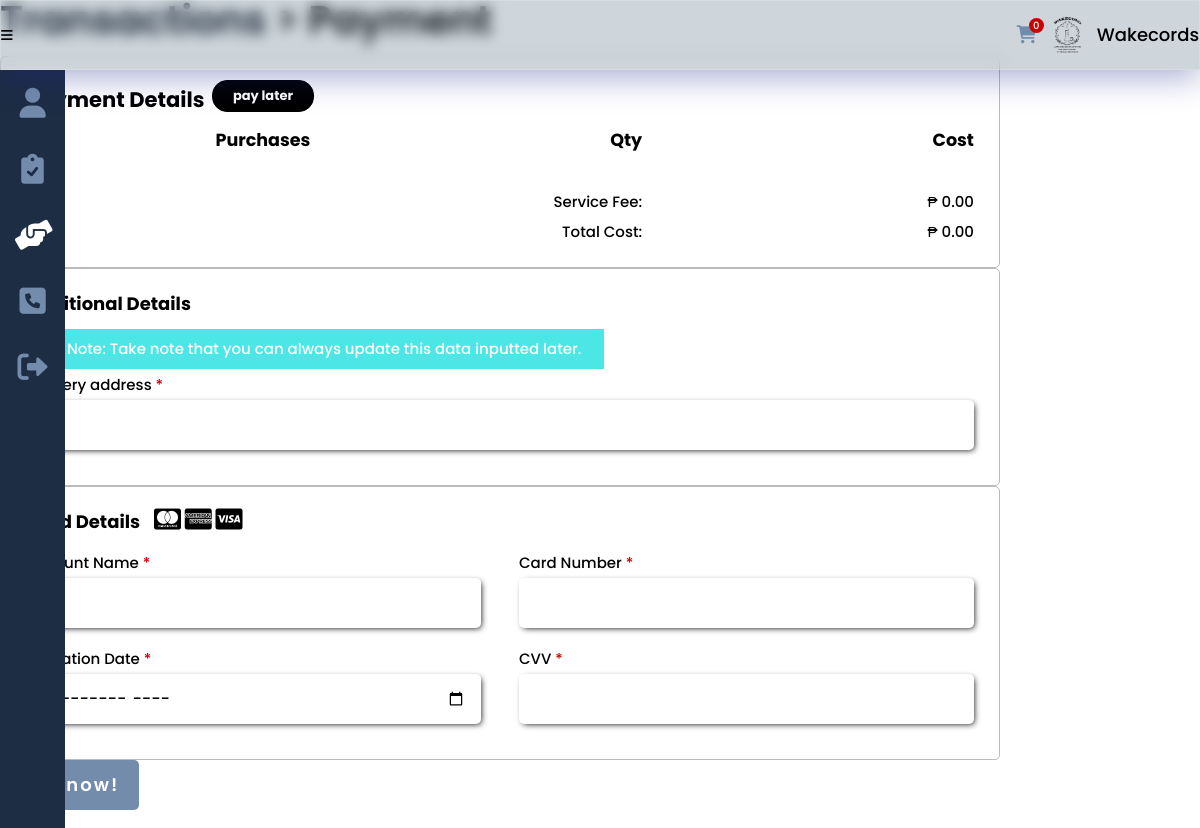
The app's page /payment.php (signed in), older data.
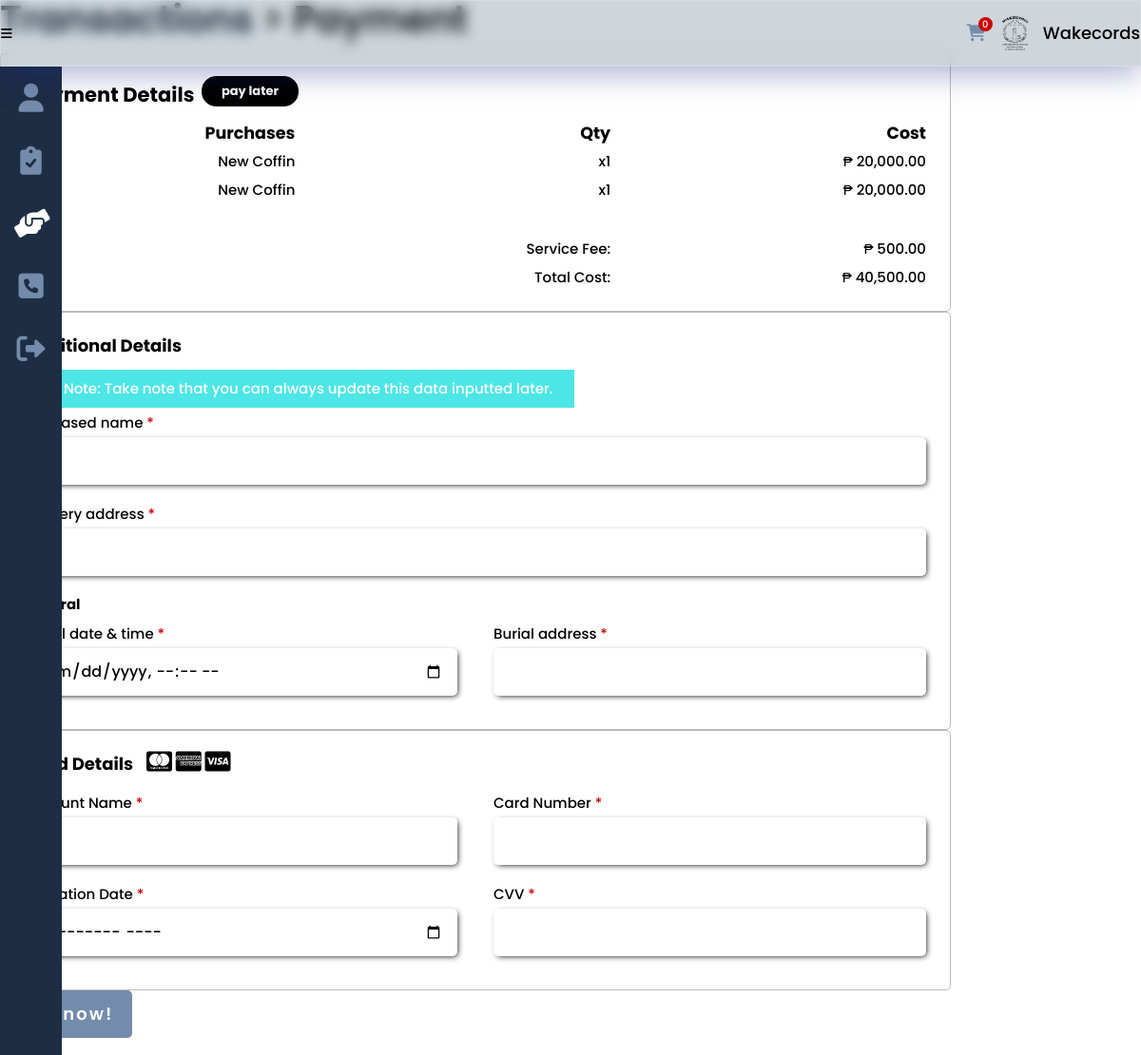
The same page, newer data.
### tables this page shows
CREATE TABLE `purchase` (
  `purchase_id` int(8) NOT NULL,
  `seeker_id` int(8) NOT NULL,
  `service_id` int(8) NOT NULL,
  `purchase_total` decimal(9,2) DEFAULT NULL,
  `purchase_qty` int(2) DEFAULT NULL,
  `purchase_size` varchar(15) DEFAULT NULL,
  `purchase_date` date NOT NULL,
  `purchase_sched_time` varchar(50) DEFAULT NULL,
  `purchase_status` varchar(15) NOT NULL,
  `purchase_progress` int(2) NOT NULL
);

CREATE TABLE `funeral` (
  `service_id` int(8) NOT NULL,
  `funeral_name` varchar(50) NOT NULL,
  `funeral_type` varchar(20) NOT NULL,
  `funeral_size` varchar(100) DEFAULT NULL
);

### others/db.php (called while the page is built, shortened)
<?php
	class DB
	{
		static $hostname = "localhost";
		static $dbname = "wakecords";
		static $username  = "root";
		static $password = "";
		public static function query($sql, $params=array(), $transactType)
		{
			$rows = array();
			try
			{
				$db = new PDO("mysql:host=". self::$hostname ."; dbname=". self::$dbname,  self::$username,  self::$password);
				$db->setAttribute(PDO::ATTR_ERRMODE, PDO::ERRMODE_EXCEPTION);
				$cmd = $db->prepare($sql);
				$cmd->execute($params);
				if($transactType == "READ")
					$rows = $cmd->fetchAll();
				else
					$rows = $db->lastInsertId();
			}
			catch(PDOException $e)
			{
				echo $e->getMessage();
			}
			return $rows;
		}
	}

### payment.php (the view, shortened to what this page needs)
<?php
	include("others/functions.php");
	include("others/head.php");
	$single_payment = (isset($_GET['purchaseid'])) ? true:false;
?>
<body>
	<div class="container">
		<?php include("others/header.php"); ?>
		<div class="banner">
			<?php
			$this_page = "transact";
			include("others/sidebar.php"); ?>
			<section class="banner-con">
				<div class="wrapper">
					<div class="banner-div">
						<h2>
							<?php
								echo ($single_payment) ? "<a href='purchase.php'>Purchase</a>":"<a href='cart.php'>Transactions</a>";
							?>
						<span>> Payment</span></h2>
						<form method="post">
							<div class="banner-section card">
								<h3>Payment Details <span><a class="status" href="purchase.php">pay later</a></span></h3>
								<ul>
									<li><h3>Purchases</h3></li>
									<li><h3>Qty</h3></li>
									<li><h3>Cost</h3></li>
								</ul>
								<?php
									if($single_payment) $list = read("purchase", ["seeker_id", "purchase_id", "purchase_status"], [$_SESSION['seeker'], $_GET['purchaseid'], "to pay"]);
									else $list = read("purchase", ["seeker_id", "purchase_status"], [$_SESSION['seeker'], "to pay"]);
									$type_list = [];
									if(count($list)>0){
										$total = 0;
										$service_fee = 500;
										foreach($list as $results){
											$service_ = read("services", ["service_id"], [$results['service_id']]);
											$service_ = $service_[0];
											$differ_ = service_type($service_['service_type'], $service_['service_id']);
											array_push($type_list, $service_['service_type']);
											echo "
											<ul>
												<li>".$differ_[1]."</li>
												<li>x".$results['purchase_qty']."</li>
												<li>₱ ".number_format($results['purchase_total'],2,'.',',')."</li>
											</ul>
											";
											$total += $results['purchase_total'];
										}
										$total += $service_fee;
									}
								?>
								<div class='hr full-width'></div>
								<ul>
									<li></li>
									<li>Service Fee:</li>
									<li>₱ <?php echo number_format($service_fee,2,'.',','); ?></li>
								</ul>
								<ul>
									<li></li>
									<li>Total Cost:</li>
									<li>₱ <?php echo number_format($total,2,'.',','); ?></li>
								</ul>
							</div>
							<div class="banner-section details card">
								<h3>Additional Details</h3>
								<?php
								messaging("notify", "Note: Take note that you can always update this data inputted later.");
								if(service_type_exist_bool("funeral", $type_list) || service_type_exist_bool("church", $type_list) || service_type_exist_bool("headstone", $type_list)) {
									echo "
									<div class='details-con no-padding'>
										<div class='single'>
											<label>Deceased name <span>*<span></label>
											<input type='text' name='txtdeceasedname' required>
										</div>
									</div>
									";
								}
								if(!service_type_exist_bool("church", $type_list)){
									echo "
									<div class='details-con no-padding'>
										<div class='single'>
											<label>Delivery address <span>*<span></label>
											<input type='text' name='txtdeliveryadd' required>
										</div>
									</div>
									";
								}
								if(service_type_exist_bool("funeral", $type_list)){
									echo "
									<h5>Funeral</h5>
									<div class='details-con'>
										<div>
											<label>Burial date & time <span>*<span></label>
											<input type='datetime-local' name='dtburial' required>
										</div>
										<div>
											<label>Burial address <span>*<span></label>
											<input type='text' name='txtburialadd' required>
										</div>
									</div>
									";
								}
								?>
							</div>
							<div class="banner-section details card">
								<h3>Card Details
									<ul>
										<li><i class="fa-brands fa-cc-mastercard"></i></li>
										<li><i class="fa-brands fa-cc-amex"></i></li>
										<li><i class="fa-brands fa-cc-visa"></i></li>
									</ul>
								</h3>
								<div class="details-con">
									<div>
										<label for="label-name">Account Name <span>*<span></label>
										<input type="text" name="txtaccname">
									</div>
									<div>
										<label for="label-name">Card Number <span>*<span></label>
										<input type="text" name="txtcard" minlength='16' maxlength='16'>
									</div>
									<div>
										<label for="label-name">Expiration Date <span>*<span></label>
										<input type="month" name="mthexpiry">
									</div>
									<div>
										<label for="label-name">CVV <span>*<span></label>
										<input type="text" name="txtcvv" minlength='3' maxlength='3'>
									</div>
								</div>
							</div>
							<button type='submit' name='btnpay' class='btn'>Pay now!</button>
						</form>
					</div>
				</div>
			</section>
		</div>
	</div>
</body>
</html>

### others/head.php (shortened to what this page needs)
<!DOCTYPE html>
<html lang="en">
<head>
	<link href="https://cdnjs.cloudflare.com/ajax/libs/font-awesome/6.0.0/css/all.min.css" rel="stylesheet">
	<link rel="stylesheet" href="https://unpkg.com/open-props"/>
	<link rel="stylesheet" href="css/style.css">
</head>

### others/header.php
<div class="header">
	<button class="header-btn" data-menu-icon>
		<i class="fa-solid fa-bars"></i>
	</button>
	<picture>
		<?php
			if(isset($_SESSION['seeker'])){
		?>
			<div>
				<a href="cart.php">
					<i class="fa-solid fa-cart-shopping"></i>
					<?php
						echo "
						<span class='bounce'>".count(read('cart', ['seeker_id'], [$_SESSION['seeker']]))."</span>
						";
					?>
				</a>
			</div>
		<?php
			}
			if(isset($_SESSION['provider'])){
				$provider = provider();
				if(empty($provider['provider_logo'])){
		?>
				<svg xmlns="http://www.w3.org/2000/svg" viewBox="0 0 640 512"><path d="M425.1 482.6c-2.303-1.25-4.572-2.559-6.809-3.93l-7.818 4.493c-6.002 3.504-12.83 5.352-19.75 5.352c-10.71 0-21.13-4.492-28.97-12.75c-18.41-20.09-32.29-44.15-40.22-69.9c-5.352-18.06 2.343-36.87 17.83-45.24l8.018-4.669c-.0664-2.621-.0664-5.242 0-7.859l-7.655-4.461c-12.3-6.953-19.4-19.66-19.64-33.38C305.6 306.3 290.4 304 274.7 304H173.3C77.61 304 0 381.7 0 477.4C0 496.5 15.52 512 34.66 512H413.3c5.727 0 10.9-1.727 15.66-4.188c-2.271-4.984-3.86-10.3-3.86-16.06V482.6zM224 256c70.7 0 128-57.31 128-128S294.7 0 224 0C153.3 0 96 57.31 96 128S153.3 256 224 256zM610.5 373.3c2.625-14 2.625-28.5 0-42.5l25.75-15c3-1.625 4.375-5.125 3.375-8.5c-6.75-21.5-18.25-41.13-33.25-57.38c-2.25-2.5-6-3.125-9-1.375l-25.75 14.88c-10.88-9.25-23.38-16.5-36.88-21.25V212.3c0-3.375-2.5-6.375-5.75-7c-22.25-5-45-4.875-66.25 0c-3.25 .625-5.625 3.625-5.625 7v29.88c-13.5 4.75-26 12-36.88 21.25L394.4 248.5c-2.875-1.75-6.625-1.125-9 1.375c-15 16.25-26.5 35.88-33.13 57.38c-1 3.375 .3751 6.875 3.25 8.5l25.75 15c-2.5 14-2.5 28.5 0 42.5l-25.75 15c-3 1.625-4.25 5.125-3.25 8.5c6.625 21.5 18.13 41 33.13 57.38c2.375 2.5 6 3.125 9 1.375l25.88-14.88c10.88 9.25 23.38 16.5 36.88 21.25v29.88c0 3.375 2.375 6.375 5.625 7c22.38 5 45 4.875 66.25 0c3.25-.625 5.75-3.625 5.75-7v-29.88c13.5-4.75 26-12 36.88-21.25l25.75 14.88c2.875 1.75 6.75 1.125 9-1.375c15-16.25 26.5-35.88 33.25-57.38c1-3.375-.3751-6.875-3.375-8.5L610.5 373.3zM496 400.5c-26.75 0-48.5-21.75-48.5-48.5s21.75-48.5 48.5-48.5c26.75 0 48.5 21.75 48.5 48.5S522.8 400.5 496 400.5z"/></svg>
		<?php
				}
				else echo "<img class='header-logo' src='images/providers/".$provider['provider_type']."/".$_SESSION['provider']."/".$provider['provider_logo']."' >";
			}
			else echo "<img class='header-logo' src='images/main-logo.png'>";
		?>
		<div>Wakecords</div>
	</picture>
</div>

### others/sidebar.php (shortened to what this page needs)
<ul class="sidebar " data-sidebar>
  <li class="sidebar-list">
    <a class="sidebar-link <?php echo ($this_page == 'profile')?'active':''; ?>" href="profile.php" title="Profile">
      <i class="fa-solid fa-user"></i>
    </a>
  </li>
  <li class="sidebar-list">
    <?php
      if(user_type() == "seeker"){
    ?>
      <a class="sidebar-link <?php echo ($this_page == 'services')?'active':''; ?>" href="get_started.php" title="Services">
        <i class="fa-solid fa-clipboard-check"></i>
      </a>
    <?php
      }
    ?>
  </li>
  <li class="sidebar-list">
    <?php
    if(user_type() == 'admin'){
      $link = "<a class='sidebar-link ";
      $link .= ($this_page == 'transact')?'active':'';
      $link .= "' href='purchase.php' title='Transactions'>";
    }
    else if(user_type() == 'provider') {
      $link = "<a class='sidebar-link ";
      $link .= ($this_page == 'transact')?'active':'';
      $link .= "' href='purchase.php' title='Transactions'>";
    }
    else {
      $link = "<a class='sidebar-link ";
      $link .= ($this_page == 'transact')?'active':'';
      $link .= "' href='cart.php' title='Transactions'>";
    }
    echo $link;
    ?>
      <i class="fas fa-hands-helping"></i>
    </a>
  </li>
  <?php
    if(user_type() != "admin"){
  ?>
  <li class="sidebar-list">
    <a class="sidebar-link <?php echo ($this_page == 'contact')?'active':''; ?>" href="contact.php" title="Contact Us">
      <i class="fas fa-phone-square"></i>
    </a>
  </li>
  <?php
    }
  ?>
  <li class="sidebar-list">
    <a class="sidebar-link" href="logout.php" title="Logout" onclick='return confirm("Are you sure you want to logout?");'>
      <i class="fa-solid fa-right-from-bracket"></i>
    </a>
  </li>
</ul>

### others/functions.php (shortened to what this page needs)
<?php
	require_once("others/db.php");
	function messaging($type, $msg){
		switch($type){
			case "notify":
				echo "<div class='note blue'><i class='fa-solid fa-circle-info'></i> ".$msg."</div>";
			break;
		}
	}
	function read($table, $attr=[], $data=[]){
		if(count($attr) == 1){
			return DB::query("SELECT * FROM ".$table." WHERE ".$attr[0]."=?", array($data[0]), "READ");
		}
		else if(count($attr) == 2) {
			return DB::query("SELECT * FROM ".$table." WHERE ".$attr[0]."=? and ".$attr[1]."=?", array($data[0], $data[1]), "READ");
		}
	}
	function service_type($type, $service_id){
		$result = read($type, ["service_id"], [$service_id]);
		return $result[0];
	}
	function service_type_exist_bool($type, $type_list){
		for($i=0;$i<count($type_list);$i++){
			if($type == $type_list[$i]) {
				return true;
			}
		}
		return false;
	}
	function user_type(){
		if(isset($_SESSION['seeker'])){
			return "seeker";
		}
		else if(isset($_SESSION['provider'])){
			return "provider";
		}
		return "admin";
	}

Row changes from the older to the newer data that the page shows:
added purchase: funeral.funeral_name "New Coffin", purchase_qty "1", purchase_total "20,000.00"
added purchase: funeral.funeral_name "New Coffin", purchase_qty "1", purchase_total "20,000.00"
Text that changed along with them:
$service_fee: "0.00" → "500.00"
$total: "0.00" → "40,500.00"
text now shown: "Deceased name * Burial date & time * Burial address *"
